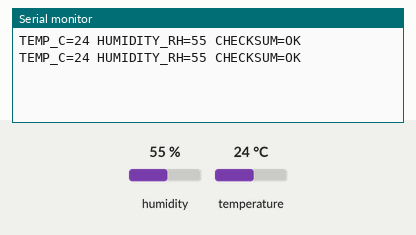
This sketch was run on a simulated Arduino Uno, built with avr-gcc and run on an emulated ATmega328P. Parts: the last lines printed to the serial monitor. Wiring (inferred from the names in the program): DHT11 sensor: data pin 4. The test bench sets the inputs (shaded band); at power-on: humidity 55 %, temperature 24 °C.

Above: at 2.3 s.
2.4 s: humidity set to 22 %
At 4.0 s:
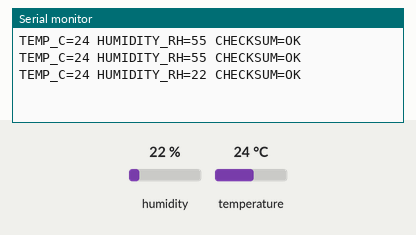
4.5 s: temperature set to 12 °C
At 5.8 s:
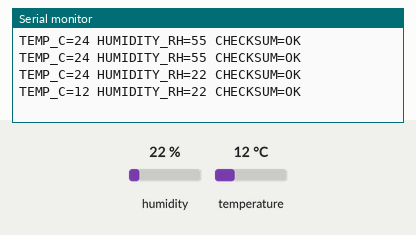
6.6 s: humidity set to 40 %
At 8.8 s:
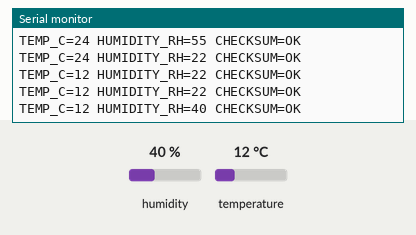
Timing chart, 0 to 10.3 s (numbered marks = the images above; inputs shaded):
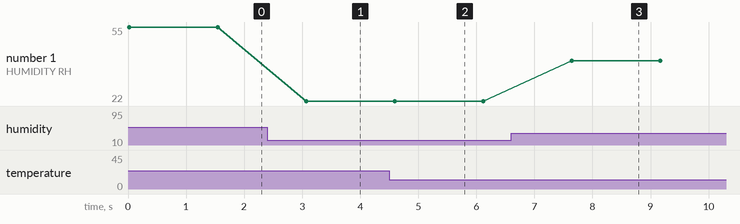

The sketch:

dht11_read.ino
```cpp
const byte DHT_DATA = 4;

bool waitForDhtLevel(byte level, unsigned long timeoutMicros) {
  unsigned long waitStart = micros();
  while (digitalRead(DHT_DATA) != level) {
    if (micros() - waitStart > timeoutMicros) return false;
  }
  return true;
}

bool readDht11(byte &temperatureC, byte &humidityPercent) {
  byte data[5] = {0, 0, 0, 0, 0};
  pinMode(DHT_DATA, OUTPUT);
  digitalWrite(DHT_DATA, LOW);
  delay(20);
  pinMode(DHT_DATA, INPUT_PULLUP);
  if (!waitForDhtLevel(LOW, 250)) return false;
  if (!waitForDhtLevel(HIGH, 150)) return false;
  if (!waitForDhtLevel(LOW, 150)) return false;
  for (byte bit = 0; bit < 40; bit++) {
    if (!waitForDhtLevel(HIGH, 120)) return false;
    delayMicroseconds(40);
    data[bit / 8] = (data[bit / 8] << 1) | (digitalRead(DHT_DATA) == HIGH ? 1 : 0);
    if (!waitForDhtLevel(LOW, 120)) return false;
  }
  byte checksum = byte(data[0] + data[1] + data[2] + data[3]);
  if (data[1] != 0 || data[3] != 0 || checksum != data[4]) return false;
  humidityPercent = data[0];
  temperatureC = data[2];
  return true;
}

void setup() {
  pinMode(DHT_DATA, INPUT_PULLUP);
  Serial.begin(115200);
}

void loop() {
  byte temperatureC = 0;
  byte humidityPercent = 0;
  if (readDht11(temperatureC, humidityPercent)) {
    Serial.print("TEMP_C=");
    Serial.print(temperatureC);
    Serial.print(" HUMIDITY_RH=");
    Serial.print(humidityPercent);
    Serial.println(" CHECKSUM=OK");
  } else {
    Serial.println("DHT11 READ ERROR");
  }
  delay(1500);
}
```

Measured:
- after the input at 2.4 s, the serial monitor: prints a new line after 0.67 s (image 1)
- after the input at 4.5 s, the serial monitor: prints a new line after 0.10 s (image 2)
- after the input at 6.6 s, the serial monitor: prints a new line after 1.0 s (image 3)
- plotted number 1: 55 → 22 after the input at 2.4 s, 22 → 40 after the input at 6.6 s
